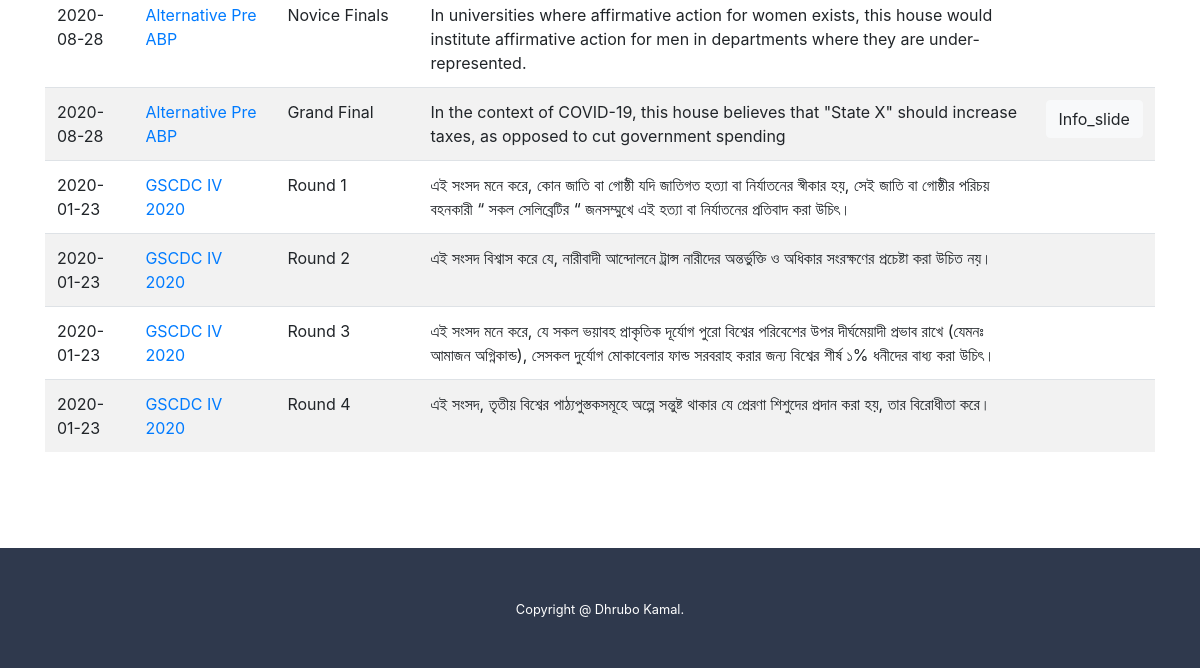
The app's page /search (lower part), older data.
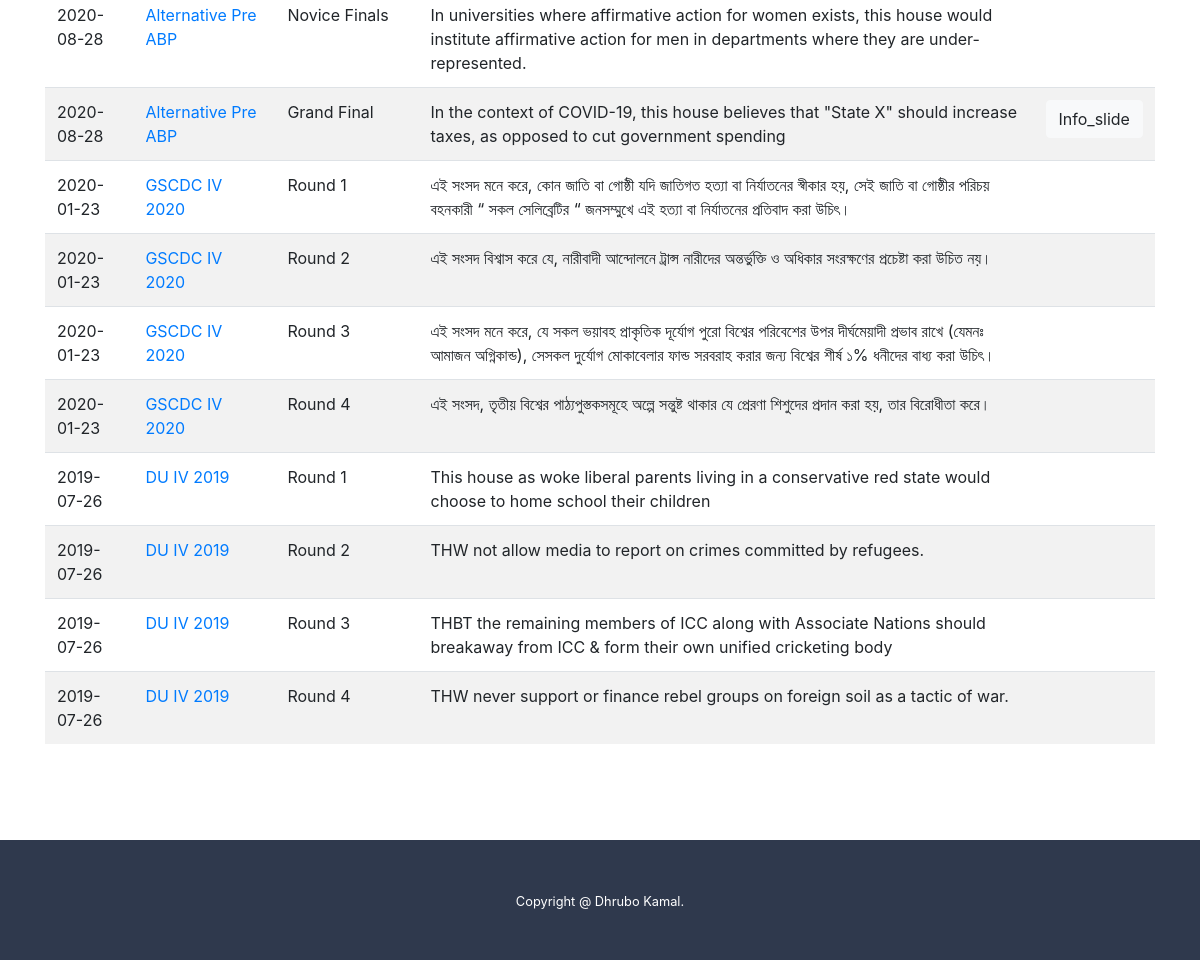
The same page, newer data.
### dir/models.py (models this page shows, shortened)
class Motion (models.Model):
    motion_text = models.CharField(max_length=1000)
    info_slide = models.CharField(max_length=9000, blank=True)
    tournament = models.ForeignKey(Tournament, on_delete=models.CASCADE)
    round = models.CharField(max_length=30)
    category = models.ForeignKey(Category,on_delete=models.CASCADE, null=True, blank=True)

class Tournament (models.Model):
    tournament_name = models.CharField(max_length=250)
    lang = models.CharField(max_length=2, choices=[('bn', 'Bangla'), ('en', 'English')])
    format = models.CharField(max_length=3, choices=[('ap', 'AP'), ('bp', 'BP'), ('3v3', '3v3')])
    date = models.DateField()
    def __str__(self):
        return self.tournament_name

### dir/views.py (the view)
# urls.py: path('search', views.search, name='search'),
def search(request):
    all_motions = Motion.objects.all().order_by('-tournament__date')
    ln = request.GET.get('Lang')
    fmt = request.GET.get('Format')
    kw = request.GET.get('KeyWord')
    if ln and ln != 'both':
        all_motions = all_motions.filter(tournament__lang=ln)
    if fmt and fmt != 'all':
        all_motions = all_motions.filter(tournament__format=fmt)
    if kw:
        all_motions = all_motions.filter(motion_text__contains=kw)
    context = {'all_motions': all_motions, 'ln': ln, 'fmt': fmt}
    return render(request, 'dir/search.html', context)

### dir/templates/dir/search.html (shortened to what this page needs)
{% extends 'dir/base.html' %}
{% block content %}
<div>
{% include 'dir/motiontable.html' %}
</div>
{% endblock %}

### dir/templates/dir/motiontable.html (shortened to what this page needs)
{% if all_motions %}
    <table class="table table-striped ">
        <tbody>
        {% for motion in all_motions %}
                <tr>
                    <td> {{ motion.tournament.date |date:"Y-m-d" }} </td>
                    <td> <a href="{% url 'tournament_details' motion.tournament.id %}"> {{ motion.tournament }} </a> </td>
                    <td> {{ motion.round }} </td>
                    <td> {{ motion.motion_text }} </td>
                    <td>
                        {% if motion.info_slide.strip  %}
                            <button type="button" class="btn btn-light" data-toggle="modal" data-target="#id{{ motion.id }}">
                                Info_slide
                            </button>
                        {% endif %}
                    </td>
                </tr>
            {% endfor %}
        </tbody>
    </table>
{% else %}
    <h6> No motion to show , <a href="{% url 'index' %}"> Go back to home </a> </h6>
{% endif %}

Row changes from the older to the newer data that the page shows:
added Motion: tournament "2019-07-26", tournament "DU IV 2019", round "Round 1", motion_text "This house as woke liberal parents living in a conservative red state would choose to home school their children"
added Motion: tournament "2019-07-26", tournament "DU IV 2019", round "Round 2", motion_text "THW not allow media to report on crimes committed by refugees."
added Motion: tournament "2019-07-26", tournament "DU IV 2019", round "Round 3", motion_text "THBT the remaining members of ICC along with Associate Nations should breakaway from ICC & form their own unified cricketing body"
added Motion: tournament "2019-07-26", tournament "DU IV 2019", round "Round 4", motion_text "THW never support or finance rebel groups on foreign soil as a tactic of war."
